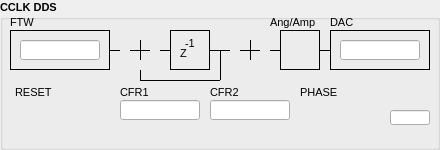
      <widget class="QGroupBox" name="groupBox_11">
       <property name="geometry">
        <rect>
         <x>180</x>
         <y>410</y>
         <width>440</width>
         <height>150</height>
        </rect>
       </property>
       <property name="font">
        <font>
         <pointsize>8</pointsize>
         <weight>75</weight>
         <bold>true</bold>
        </font>
       </property>
       <property name="title">
        <string>CCLK DDS</string>
       </property>
       <widget class="caTextEntry" name="caTextEntry_1">
        <property name="geometry">
         <rect>
          <x>210</x>
          <y>100</y>
          <width>80</width>
          <height>20</height>
         </rect>
        </property>
        <property name="channel" stdset="0">
         <string>$(DEV):CCLK-DDS-CFR2</string>
        </property>
        <property name="foreground">
         <color>
          <red>0</red>
          <green>0</green>
          <blue>0</blue>
         </color>
        </property>
        <property name="background">
         <color>
          <red>187</red>
          <green>187</green>
          <blue>187</blue>
         </color>
        </property>
        <property name="colorMode">
         <enum>caLineEdit::Static</enum>
        </property>
        <property name="precisionMode">
         <enum>caLineEdit::Channel</enum>
        </property>
        <property name="limitsMode">
         <enum>caLineEdit::Channel</enum>
        </property>
        <property name="maxValue">
         <double>1.000000000000000</double>
        </property>
        <property name="minValue">
         <double>0.000000000000000</double>
        </property>
        <property name="fontScaleMode" stdset="0">
         <enum>caLineEdit::WidthAndHeight</enum>
        </property>
        <property name="formatType">
         <enum>caLineEdit::hexadecimal</enum>
        </property>
       </widget>
       <widget class="Line" name="line_31">
        <property name="geometry">
         <rect>
          <x>110</x>
          <y>45</y>
          <width>10</width>
          <height>10</height>
         </rect>
        </property>
        <property name="frameShadow">
         <enum>QFrame::Plain</enum>
        </property>
        <property name="lineWidth">
         <number>1</number>
        </property>
        <property name="orientation">
         <enum>Qt::Horizontal</enum>
        </property>
       </widget>
       <widget class="Line" name="line_37">
        <property name="geometry">
         <rect>
          <x>240</x>
          <y>45</y>
          <width>20</width>
          <height>10</height>
         </rect>
        </property>
        <property name="frameShadow">
         <enum>QFrame::Plain</enum>
        </property>
        <property name="lineWidth">
         <number>1</number>
        </property>
        <property name="orientation">
         <enum>Qt::Horizontal</enum>
        </property>
       </widget>
       <widget class="caGraphics" name="caGraphics_1">
        <property name="geometry">
         <rect>
          <x>230</x>
          <y>30</y>
          <width>40</width>
          <height>40</height>
         </rect>
        </property>
        <property name="foreground">
         <color>
          <red>0</red>
          <green>0</green>
          <blue>0</blue>
         </color>
        </property>
        <property name="linestyle" stdset="0">
         <enum>caGraphics::Solid</enum>
        </property>
        <property name="lineColor">
         <color>
          <red>0</red>
          <green>0</green>
          <blue>0</blue>
         </color>
        </property>
        <property name="form">
         <enum>caGraphics::Circle</enum>
        </property>
        <property name="background" stdset="0">
         <color alpha="0">
          <red>0</red>
          <green>0</green>
          <blue>0</blue>
         </color>
        </property>
       </widget>
       <widget class="caTextEntry" name="caTextEntry_0">
        <property name="geometry">
         <rect>
          <x>120</x>
          <y>100</y>
          <width>80</width>
          <height>20</height>
         </rect>
        </property>
        <property name="channel" stdset="0">
         <string>$(DEV):CCLK-DDS-CFR1</string>
        </property>
        <property name="foreground">
         <color>
          <red>0</red>
          <green>0</green>
          <blue>0</blue>
         </color>
        </property>
        <property name="background">
         <color>
          <red>187</red>
          <green>187</green>
          <blue>187</blue>
         </color>
        </property>
        <property name="colorMode">
         <enum>caLineEdit::Static</enum>
        </property>
        <property name="precisionMode">
         <enum>caLineEdit::Channel</enum>
        </property>
        <property name="limitsMode">
         <enum>caLineEdit::Channel</enum>
        </property>
        <property name="maxValue">
         <double>1.000000000000000</double>
        </property>
        <property name="minValue">
         <double>0.000000000000000</double>
        </property>
        <property name="fontScaleMode" stdset="0">
         <enum>caLineEdit::WidthAndHeight</enum>
        </property>
        <property name="formatType">
         <enum>caLineEdit::hexadecimal</enum>
        </property>
       </widget>
       <widget class="caLineEdit" name="caLineEdit_0">
        <property name="geometry">
         <rect>
          <x>390</x>
          <y>110</y>
          <width>40</width>
          <height>15</height>
         </rect>
        </property>
        <property name="alignment">
         <set>Qt::AlignAbsolute|Qt::AlignLeading|Qt::AlignLeft|Qt::AlignVCenter</set>
        </property>
        <property name="channel" stdset="0">
         <string>$(DEV):DDS-PHASE.EGU</string>
        </property>
        <property name="foreground">
         <color>
          <red>0</red>
          <green>0</green>
          <blue>0</blue>
         </color>
        </property>
        <property name="background">
         <color>
          <red>187</red>
          <green>187</green>
          <blue>187</blue>
         </color>
        </property>
        <property name="colorMode">
         <enum>caLineEdit::Static</enum>
        </property>
        <property name="precisionMode">
         <enum>caLineEdit::Channel</enum>
        </property>
        <property name="limitsMode">
         <enum>caLineEdit::Channel</enum>
        </property>
        <property name="maxValue">
         <double>1.000000000000000</double>
        </property>
        <property name="minValue">
         <double>0.000000000000000</double>
        </property>
        <property name="fontScaleMode" stdset="0">
         <enum>caLineEdit::WidthAndHeight</enum>
        </property>
        <property name="formatType">
         <enum>caLineEdit::decimal</enum>
        </property>
       </widget>
       <widget class="caGraphics" name="caGraphics_0">
        <property name="geometry">
         <rect>
          <x>120</x>
          <y>30</y>
          <width>40</width>
          <height>40</height>
         </rect>
        </property>
        <property name="foreground">
         <color>
          <red>0</red>
          <green>0</green>
          <blue>0</blue>
         </color>
        </property>
        <property name="linestyle" stdset="0">
         <enum>caGraphics::Solid</enum>
        </property>
        <property name="lineColor">
         <color>
          <red>0</red>
          <green>0</green>
          <blue>0</blue>
         </color>
        </property>
        <property name="form">
         <enum>caGraphics::Circle</enum>
        </property>
        <property name="background" stdset="0">
         <color alpha="0">
          <red>0</red>
          <green>0</green>
          <blue>0</blue>
         </color>
        </property>
       </widget>
       <widget class="Line" name="line_47">
        <property name="geometry">
         <rect>
          <x>215</x>
          <y>50</y>
          <width>10</width>
          <height>30</height>
         </rect>
        </property>
        <property name="frameShadow">
         <enum>QFrame::Plain</enum>
        </property>
        <property name="lineWidth">
         <number>1</number>
        </property>
        <property name="orientation">
         <enum>Qt::Vertical</enum>
        </property>
       </widget>
       <widget class="QFrame" name="frame_7">
        <property name="geometry">
         <rect>
          <x>330</x>
          <y>30</y>
          <width>100</width>
          <height>40</height>
         </rect>
        </property>
        <property name="frameShape">
         <enum>QFrame::Box</enum>
        </property>
        <property name="frameShadow">
         <enum>QFrame::Plain</enum>
        </property>
        <widget class="caTextEntry" name="caTextEntry_25">
         <property name="geometry">
          <rect>
           <x>10</x>
           <y>10</y>
           <width>80</width>
           <height>20</height>
          </rect>
         </property>
         <property name="channel" stdset="0">
          <string>$(DEV):CCLK-DDS-DAC</string>
         </property>
         <property name="foreground">
          <color>
           <red>0</red>
           <green>0</green>
           <blue>0</blue>
          </color>
         </property>
         <property name="background">
          <color>
           <red>187</red>
           <green>187</green>
           <blue>187</blue>
          </color>
         </property>
         <property name="colorMode">
          <enum>caLineEdit::Static</enum>
         </property>
         <property name="precisionMode">
          <enum>caLineEdit::Channel</enum>
         </property>
         <property name="limitsMode">
          <enum>caLineEdit::Channel</enum>
         </property>
         <property name="maxValue">
          <double>1.000000000000000</double>
         </property>
         <property name="minValue">
          <double>0.000000000000000</double>
         </property>
         <property name="fontScaleMode" stdset="0">
          <enum>caLineEdit::WidthAndHeight</enum>
         </property>
         <property name="formatType">
          <enum>caLineEdit::hexadecimal</enum>
         </property>
        </widget>
       </widget>
       <widget class="QFrame" name="frame_5">
        <property name="geometry">
         <rect>
          <x>10</x>
          <y>30</y>
          <width>100</width>
          <height>40</height>
         </rect>
        </property>
        <property name="frameShape">
         <enum>QFrame::Box</enum>
        </property>
        <property name="frameShadow">
         <enum>QFrame::Plain</enum>
        </property>
        <widget class="caTextEntry" name="caTextEntry_3">
         <property name="geometry">
          <rect>
           <x>10</x>
           <y>10</y>
           <width>80</width>
           <height>20</height>
          </rect>
         </property>
         <property name="channel" stdset="0">
          <string>$(DEV):CCLK-DDS-FTW</string>
         </property>
         <property name="foreground">
          <color>
           <red>0</red>
           <green>0</green>
           <blue>0</blue>
          </color>
         </property>
         <property name="background">
          <color>
           <red>187</red>
           <green>187</green>
           <blue>187</blue>
          </color>
         </property>
         <property name="colorMode">
          <enum>caLineEdit::Static</enum>
         </property>
         <property name="precisionMode">
          <enum>caLineEdit::Channel</enum>
         </property>
         <property name="limitsMode">
          <enum>caLineEdit::Channel</enum>
         </property>
         <property name="maxValue">
          <double>1.000000000000000</double>
         </property>
         <property name="minValue">
          <double>0.000000000000000</double>
         </property>
         <property name="fontScaleMode" stdset="0">
          <enum>caLineEdit::WidthAndHeight</enum>
         </property>
         <property name="formatType">
          <enum>caLineEdit::hexadecimal</enum>
         </property>
        </widget>
       </widget>
       <widget class="Line" name="line_39">
        <property name="geometry">
         <rect>
          <x>140</x>
          <y>75</y>
          <width>80</width>
          <height>10</height>
         </rect>
        </property>
        <property name="frameShadow">
         <enum>QFrame::Plain</enum>
        </property>
        <property name="lineWidth">
         <number>1</number>
        </property>
        <property name="orientation">
         <enum>Qt::Horizontal</enum>
        </property>
       </widget>
       <widget class="caNumeric" name="caNumeric_0">
        <property name="geometry">
         <rect>
          <x>300</x>
          <y>100</y>
          <width>80</width>
          <height>40</height>
         </rect>
        </property>
        <property name="minimumSize">
         <size>
          <width>45</width>
          <height>40</height>
         </size>
        </property>
        <property name="autoFillBackground">
         <bool>false</bool>
        </property>
        <property name="integerDigits" stdset="0">
         <number>3</number>
        </property>
        <property name="digitsFontScaleEnabled">
         <bool>true</bool>
        </property>
        <property name="channel" stdset="0">
         <string>$(DEV):DDS-PHASE</string>
        </property>
        <property name="foreground">
         <color>
          <red>0</red>
          <green>0</green>
          <blue>0</blue>
         </color>
        </property>
        <property name="background">
         <color>
          <red>187</red>
          <green>187</green>
          <blue>187</blue>
         </color>
        </property>
        <property name="precisionMode">
         <enum>caNumeric::User</enum>
        </property>
        <property name="fixedFormat">
         <bool>false</bool>
        </property>
        <property name="limitsMode">
         <enum>caNumeric::Channel</enum>
        </property>
        <property name="maxValue">
         <double>1.000000000000000</double>
        </property>
        <property name="minValue">
         <double>0.000000000000000</double>
        </property>
       </widget>
       <widget class="QFrame" name="frame_9">
        <property name="geometry">
         <rect>
          <x>170</x>
          <y>30</y>
          <width>40</width>
          <height>40</height>
         </rect>
        </property>
        <property name="frameShape">
         <enum>QFrame::Box</enum>
        </property>
        <property name="frameShadow">
         <enum>QFrame::Plain</enum>
        </property>
        <widget class="QLabel" name="label_48">
         <property name="geometry">
          <rect>
           <x>10</x>
           <y>15</y>
           <width>20</width>
           <height>16</height>
          </rect>
         </property>
         <property name="sizePolicy">
          <sizepolicy hsizetype="Preferred" vsizetype="Fixed">
           <horstretch>0</horstretch>
           <verstretch>0</verstretch>
          </sizepolicy>
         </property>
         <property name="minimumSize">
          <size>
           <width>20</width>
           <height>15</height>
          </size>
         </property>
         <property name="font">
          <font>
           <weight>50</weight>
           <bold>false</bold>
          </font>
         </property>
         <property name="text">
          <string>Z</string>
         </property>
         <property name="alignment">
          <set>Qt::AlignLeading|Qt::AlignLeft|Qt::AlignVCenter</set>
         </property>
        </widget>
        <widget class="QLabel" name="label_49">
         <property name="geometry">
          <rect>
           <x>15</x>
           <y>5</y>
           <width>20</width>
           <height>16</height>
          </rect>
         </property>
         <property name="sizePolicy">
          <sizepolicy hsizetype="Preferred" vsizetype="Fixed">
           <horstretch>0</horstretch>
           <verstretch>0</verstretch>
          </sizepolicy>
         </property>
         <property name="minimumSize">
          <size>
           <width>20</width>
           <height>15</height>
          </size>
         </property>
         <property name="font">
          <font>
           <weight>50</weight>
           <bold>false</bold>
          </font>
         </property>
         <property name="text">
          <string>-1</string>
         </property>
         <property name="alignment">
          <set>Qt::AlignLeading|Qt::AlignLeft|Qt::AlignVCenter</set>
         </property>
        </widget>
       </widget>
       <widget class="QFrame" name="frame_10">
        <property name="geometry">
         <rect>
          <x>280</x>
          <y>30</y>
          <width>40</width>
          <height>40</height>
         </rect>
        </property>
        <property name="frameShape">
         <enum>QFrame::Box</enum>
        </property>
        <property name="frameShadow">
         <enum>QFrame::Plain</enum>
        </property>
       </widget>
       <widget class="Line" name="line_38">
        <property name="geometry">
         <rect>
          <x>130</x>
          <y>45</y>
          <width>20</width>
          <height>10</height>
         </rect>
        </property>
        <property name="frameShadow">
         <enum>QFrame::Plain</enum>
        </property>
        <property name="lineWidth">
         <number>1</number>
        </property>
        <property name="orientation">
         <enum>Qt::Horizontal</enum>
        </property>
       </widget>
       <widget class="Line" name="line_36">
        <property name="geometry">
         <rect>
          <x>320</x>
          <y>45</y>
          <width>10</width>
          <height>10</height>
         </rect>
        </property>
        <property name="frameShadow">
         <enum>QFrame::Plain</enum>
        </property>
        <property name="lineWidth">
         <number>1</number>
        </property>
        <property name="orientation">
         <enum>Qt::Horizontal</enum>
        </property>
       </widget>
       <widget class="Line" name="line_35">
        <property name="geometry">
         <rect>
          <x>270</x>
          <y>45</y>
          <width>10</width>
          <height>10</height>
         </rect>
        </property>
        <property name="frameShadow">
         <enum>QFrame::Plain</enum>
        </property>
        <property name="lineWidth">
         <number>1</number>
        </property>
        <property name="orientation">
         <enum>Qt::Horizontal</enum>
        </property>
       </widget>
       <widget class="Line" name="line_33">
        <property name="geometry">
         <rect>
          <x>160</x>
          <y>45</y>
          <width>10</width>
          <height>10</height>
         </rect>
        </property>
        <property name="frameShadow">
         <enum>QFrame::Plain</enum>
        </property>
        <property name="lineWidth">
         <number>1</number>
        </property>
        <property name="orientation">
         <enum>Qt::Horizontal</enum>
        </property>
       </widget>
       <widget class="Line" name="line_46">
        <property name="geometry">
         <rect>
          <x>135</x>
          <y>70</y>
          <width>10</width>
          <height>10</height>
         </rect>
        </property>
        <property name="frameShadow">
         <enum>QFrame::Plain</enum>
        </property>
        <property name="lineWidth">
         <number>1</number>
        </property>
        <property name="orientation">
         <enum>Qt::Vertical</enum>
        </property>
       </widget>
       <widget class="Line" name="line_34">
        <property name="geometry">
         <rect>
          <x>210</x>
          <y>45</y>
          <width>20</width>
          <height>10</height>
         </rect>
        </property>
        <property name="frameShadow">
         <enum>QFrame::Plain</enum>
        </property>
        <property name="lineWidth">
         <number>1</number>
        </property>
        <property name="orientation">
         <enum>Qt::Horizontal</enum>
        </property>
       </widget>
       <widget class="caChoice" name="caChoice_0">
        <property name="geometry">
         <rect>
          <x>15</x>
          <y>100</y>
          <width>60</width>
          <height>30</height>
         </rect>
        </property>
        <property name="font">
         <font>
          <pointsize>6</pointsize>
         </font>
        </property>
        <property name="channel" stdset="0">
         <string>$(DEV):CCLK-DDS-RESET</string>
        </property>
        <property name="foreground">
         <color>
          <red>0</red>
          <green>0</green>
          <blue>0</blue>
         </color>
        </property>
        <property name="background">
         <color>
          <red>187</red>
          <green>187</green>
          <blue>187</blue>
         </color>
        </property>
        <property name="colorMode">
         <enum>caChoice::Static</enum>
        </property>
        <property name="endBit">
         <number>1</number>
        </property>
        <property name="fontScaleMode" stdset="0">
         <enum>EPushButton::None</enum>
        </property>
       </widget>
       <widget class="QLabel" name="label_27">
        <property name="geometry">
         <rect>
          <x>330</x>
          <y>15</y>
          <width>60</width>
          <height>15</height>
         </rect>
        </property>
        <property name="sizePolicy">
         <sizepolicy hsizetype="Preferred" vsizetype="Fixed">
          <horstretch>0</horstretch>
          <verstretch>0</verstretch>
         </sizepolicy>
        </property>
        <property name="minimumSize">
         <size>
          <width>0</width>
          <height>15</height>
         </size>
        </property>
        <property name="font">
         <font>
          <weight>50</weight>
          <bold>false</bold>
         </font>
        </property>
        <property name="text">
         <string>DAC</string>
        </property>
        <property name="alignment">
         <set>Qt::AlignLeading|Qt::AlignLeft|Qt::AlignVCenter</set>
        </property>
       </widget>
       <widget class="QLabel" name="label_28">
        <property name="geometry">
         <rect>
          <x>300</x>
          <y>85</y>
          <width>60</width>
          <height>15</height>
         </rect>
        </property>
        <property name="sizePolicy">
         <sizepolicy hsizetype="Preferred" vsizetype="Fixed">
          <horstretch>0</horstretch>
          <verstretch>0</verstretch>
         </sizepolicy>
        </property>
        <property name="minimumSize">
         <size>
          <width>0</width>
          <height>15</height>
         </size>
        </property>
        <property name="font">
         <font>
          <weight>50</weight>
          <bold>false</bold>
         </font>
        </property>
        <property name="text">
         <string>PHASE</string>
        </property>
        <property name="alignment">
         <set>Qt::AlignLeading|Qt::AlignLeft|Qt::AlignVCenter</set>
        </property>
       </widget>
       <widget class="QLabel" name="label_29">
        <property name="geometry">
         <rect>
          <x>210</x>
          <y>85</y>
          <width>60</width>
          <height>15</height>
         </rect>
        </property>
        <property name="sizePolicy">
         <sizepolicy hsizetype="Preferred" vsizetype="Fixed">
          <horstretch>0</horstretch>
          <verstretch>0</verstretch>
         </sizepolicy>
        </property>
        <property name="minimumSize">
         <size>
          <width>0</width>
          <height>15</height>
         </size>
        </property>
        <property name="font">
         <font>
          <weight>50</weight>
          <bold>false</bold>
         </font>
        </property>
        <property name="text">
         <string>CFR2</string>
        </property>
        <property name="alignment">
         <set>Qt::AlignLeading|Qt::AlignLeft|Qt::AlignVCenter</set>
        </property>
       </widget>
       <widget class="QLabel" name="label_30">
        <property name="geometry">
         <rect>
          <x>120</x>
          <y>85</y>
          <width>60</width>
          <height>15</height>
         </rect>
        </property>
        <property name="sizePolicy">
         <sizepolicy hsizetype="Preferred" vsizetype="Fixed">
          <horstretch>0</horstretch>
          <verstretch>0</verstretch>
         </sizepolicy>
        </property>
        <property name="minimumSize">
         <size>
          <width>0</width>
          <height>15</height>
         </size>
        </property>
        <property name="font">
         <font>
          <weight>50</weight>
          <bold>false</bold>
         </font>
        </property>
        <property name="text">
         <string>CFR1</string>
        </property>
        <property name="alignment">
         <set>Qt::AlignLeading|Qt::AlignLeft|Qt::AlignVCenter</set>
        </property>
       </widget>
       <widget class="QLabel" name="label_31">
        <property name="geometry">
         <rect>
          <x>10</x>
          <y>15</y>
          <width>60</width>
          <height>15</height>
         </rect>
        </property>
        <property name="sizePolicy">
         <sizepolicy hsizetype="Preferred" vsizetype="Fixed">
          <horstretch>0</horstretch>
          <verstretch>0</verstretch>
         </sizepolicy>
        </property>
        <property name="minimumSize">
         <size>
          <width>0</width>
          <height>15</height>
         </size>
        </property>
        <property name="font">
         <font>
          <weight>50</weight>
          <bold>false</bold>
         </font>
        </property>
        <property name="text">
         <string>FTW</string>
        </property>
        <property name="alignment">
         <set>Qt::AlignLeading|Qt::AlignLeft|Qt::AlignVCenter</set>
        </property>
       </widget>
       <widget class="QLabel" name="label_32">
        <property name="geometry">
         <rect>
          <x>15</x>
          <y>85</y>
          <width>60</width>
          <height>15</height>
         </rect>
        </property>
        <property name="sizePolicy">
         <sizepolicy hsizetype="Preferred" vsizetype="Fixed">
          <horstretch>0</horstretch>
          <verstretch>0</verstretch>
         </sizepolicy>
        </property>
        <property name="minimumSize">
         <size>
          <width>0</width>
          <height>15</height>
         </size>
        </property>
        <property name="font">
         <font>
          <weight>50</weight>
          <bold>false</bold>
         </font>
        </property>
        <property name="text">
         <string>RESET</string>
        </property>
        <property name="alignment">
         <set>Qt::AlignLeading|Qt::AlignLeft|Qt::AlignVCenter</set>
        </property>
       </widget>
       <widget class="QLabel" name="label_47">
        <property name="geometry">
         <rect>
          <x>270</x>
          <y>15</y>
          <width>60</width>
          <height>15</height>
         </rect>
        </property>
        <property name="sizePolicy">
         <sizepolicy hsizetype="Preferred" vsizetype="Fixed">
          <horstretch>0</horstretch>
          <verstretch>0</verstretch>
         </sizepolicy>
        </property>
        <property name="minimumSize">
         <size>
          <width>0</width>
          <height>15</height>
         </size>
        </property>
        <property name="font">
         <font>
          <weight>50</weight>
          <bold>false</bold>
         </font>
        </property>
        <property name="text">
         <string>Ang/Amp</string>
        </property>
        <property name="alignment">
         <set>Qt::AlignLeading|Qt::AlignLeft|Qt::AlignVCenter</set>
        </property>
       </widget>
       <widget class="Line" name="line_55">
        <property name="geometry">
         <rect>
          <x>245</x>
          <y>40</y>
          <width>10</width>
          <height>20</height>
         </rect>
        </property>
        <property name="frameShadow">
         <enum>QFrame::Plain</enum>
        </property>
        <property name="lineWidth">
         <number>1</number>
        </property>
        <property name="orientation">
         <enum>Qt::Vertical</enum>
        </property>
       </widget>
       <widget class="Line" name="line_54">
        <property name="geometry">
         <rect>
          <x>135</x>
          <y>40</y>
          <width>10</width>
          <height>20</height>
         </rect>
        </property>
        <property name="frameShadow">
         <enum>QFrame::Plain</enum>
        </property>
        <property name="lineWidth">
         <number>1</number>
        </property>
        <property name="orientation">
         <enum>Qt::Vertical</enum>
        </property>
       </widget>
      </widget>
